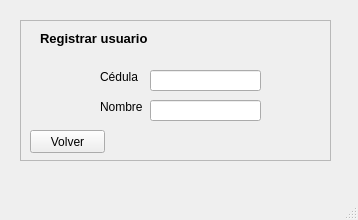
<?xml version="1.0" encoding="UTF-8"?>
<ui version="4.0">
 <class>Crear_usuario</class>
 <widget class="QMainWindow" name="Crear_usuario">
  <property name="geometry">
   <rect>
    <x>0</x>
    <y>0</y>
    <width>358</width>
    <height>220</height>
   </rect>
  </property>
  <property name="windowTitle">
   <string>MainWindow</string>
  </property>
  <widget class="QWidget" name="centralwidget">
   <widget class="QWidget" name="verticalLayoutWidget">
    <property name="geometry">
     <rect>
      <x>20</x>
      <y>20</y>
      <width>311</width>
      <height>141</height>
     </rect>
    </property>
    <layout class="QVBoxLayout" name="verticalLayout_registrar">
     <item>
      <widget class="QFrame" name="frame_registrar">
       <property name="frameShape">
        <enum>QFrame::StyledPanel</enum>
       </property>
       <property name="frameShadow">
        <enum>QFrame::Raised</enum>
       </property>
       <widget class="QLineEdit" name="registrar_label_lineEdit_cedula">
        <property name="geometry">
         <rect>
          <x>130</x>
          <y>50</y>
          <width>111</width>
          <height>21</height>
         </rect>
        </property>
       </widget>
       <widget class="QLabel" name="registrar_label_cedula">
        <property name="geometry">
         <rect>
          <x>80</x>
          <y>50</y>
          <width>47</width>
          <height>13</height>
         </rect>
        </property>
        <property name="text">
         <string>Cédula</string>
        </property>
       </widget>
       <widget class="QLabel" name="registrar_label_nombre">
        <property name="geometry">
         <rect>
          <x>80</x>
          <y>80</y>
          <width>47</width>
          <height>13</height>
         </rect>
        </property>
        <property name="text">
         <string>Nombre</string>
        </property>
       </widget>
       <widget class="QLineEdit" name="registrar_label_lineEdit_nombre">
        <property name="geometry">
         <rect>
          <x>130</x>
          <y>80</y>
          <width>111</width>
          <height>21</height>
         </rect>
        </property>
       </widget>
       <widget class="QLabel" name="registrar_label_titulo">
        <property name="geometry">
         <rect>
          <x>20</x>
          <y>10</y>
          <width>121</width>
          <height>16</height>
         </rect>
        </property>
        <property name="font">
         <font>
          <pointsize>10</pointsize>
          <weight>75</weight>
          <bold>true</bold>
         </font>
        </property>
        <property name="text">
         <string>Registrar usuario</string>
        </property>
       </widget>
       <widget class="QPushButton" name="registrar_pushButton_volver">
        <property name="geometry">
         <rect>
          <x>10</x>
          <y>110</y>
          <width>75</width>
          <height>23</height>
         </rect>
        </property>
        <property name="text">
         <string>Volver</string>
        </property>
       </widget>
      </widget>
     </item>
    </layout>
   </widget>
  </widget>
  <widget class="QMenuBar" name="menubar">
   <property name="geometry">
    <rect>
     <x>0</x>
     <y>0</y>
     <width>358</width>
     <height>21</height>
    </rect>
   </property>
  </widget>
  <widget class="QStatusBar" name="statusbar"/>
 </widget>
 <resources/>
 <connections/>
</ui>
